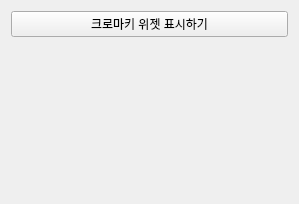
<?xml version="1.0" encoding="UTF-8"?>
<ui version="4.0">
 <class>Widget</class>
 <widget class="QWidget" name="Widget">
  <property name="geometry">
   <rect>
    <x>0</x>
    <y>0</y>
    <width>299</width>
    <height>201</height>
   </rect>
  </property>
  <property name="windowTitle">
   <string>Widget</string>
  </property>
  <layout class="QVBoxLayout" name="verticalLayout">
   <item>
    <layout class="QHBoxLayout" name="horizontalLayout">
     <item>
      <widget class="QPushButton" name="pbtChromakey">
       <property name="text">
        <string>크로마키 위젯 표시하기</string>
       </property>
      </widget>
     </item>
    </layout>
   </item>
   <item>
    <layout class="QHBoxLayout" name="horizontalLayout_2">
     <item>
      <widget class="QLabel" name="labelChromakey">
       <property name="minimumSize">
        <size>
         <width>0</width>
         <height>150</height>
        </size>
       </property>
       <property name="text">
        <string/>
       </property>
      </widget>
     </item>
    </layout>
   </item>
  </layout>
 </widget>
 <layoutdefault spacing="6" margin="11"/>
 <resources/>
 <connections/>
</ui>
